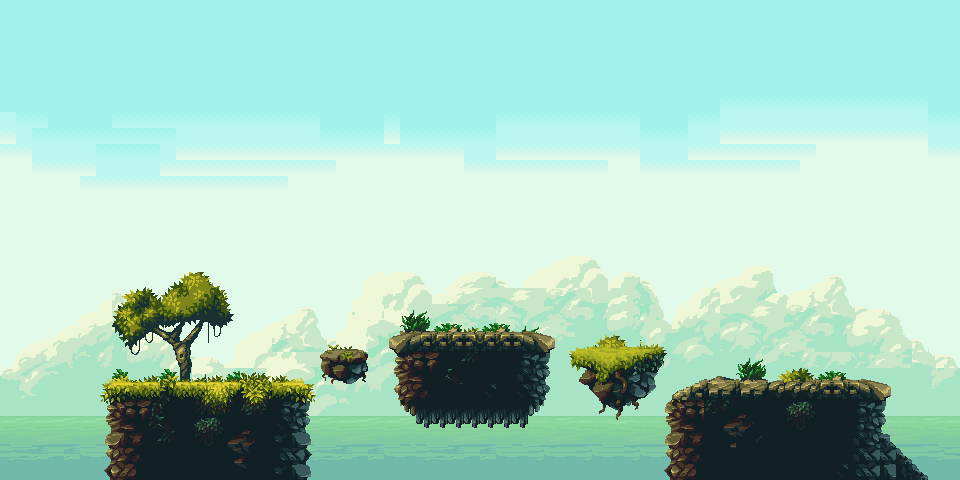

Rendered tile map (Tiled .tmx) drawn with the repository's tilesets; below, a short description and the map source with its tile grids summarised:
An orthogonal 60x30 tile map with 16x16 px tiles, 5 tile layers (небо, фон, вода, растительность, ...), 5 tilesets and 17 objects (Hero).

<map version="1.9" tiledversion="1.9.2" orientation="orthogonal" renderorder="right-down" width="60" height="30" tilewidth="16" tileheight="16" infinite="0" nextlayerid="10" nextobjectid="88">
 <editorsettings>
  <export format="tmx" />
 </editorsettings>
 <tileset firstgid="1" name="clouds" tilewidth="16" tileheight="16" tilecount="476" columns="34">
  <image source="Sprites/clouds.png" width="544" height="236" />
 </tileset>
 <tileset firstgid="477" name="tileset" tilewidth="16" tileheight="16" tilecount="1160" columns="58">
  <image source="Sprites/tileset.png" width="928" height="320" />
 </tileset>
 <tileset firstgid="1637" name="far-grounds" tilewidth="16" tileheight="16" tilecount="228" columns="38">
  <image source="Sprites/far-grounds.png" width="616" height="110" />
 </tileset>
 <tileset firstgid="1865" name="sea" tilewidth="16" tileheight="16" tilecount="42" columns="7">
  <image source="Sprites/sea.png" width="112" height="96" />
  <tile id="0">
   <animation>
    <frame tileid="0" duration="300" />
    <frame tileid="1" duration="300" />
   </animation>
  </tile>
  <tile id="1">
   <animation>
    <frame tileid="1" duration="300" />
    <frame tileid="2" duration="100" />
   </animation>
  </tile>
  <tile id="2">
   <animation>
    <frame tileid="1" duration="300" />
    <frame tileid="2" duration="300" />
    <frame tileid="3" duration="100" />
   </animation>
  </tile>
  <tile id="3">
   <animation>
    <frame tileid="3" duration="300" />
    <frame tileid="4" duration="300" />
    <frame tileid="2" duration="100" />
   </animation>
  </tile>
  <tile id="4">
   <animation>
    <frame tileid="4" duration="300" />
    <frame tileid="5" duration="150" />
    <frame tileid="3" duration="100" />
   </animation>
  </tile>
  <tile id="5">
   <animation>
    <frame tileid="5" duration="300" />
    <frame tileid="6" duration="150" />
    <frame tileid="4" duration="100" />
   </animation>
  </tile>
  <tile id="6">
   <animation>
    <frame tileid="6" duration="300" />
    <frame tileid="5" duration="300" />
    <frame tileid="0" duration="100" />
   </animation>
  </tile>
  <tile id="7">
   <animation>
    <frame tileid="7" duration="100" />
    <frame tileid="8" duration="100" />
   </animation>
  </tile>
  <tile id="8">
   <animation>
    <frame tileid="7" duration="100" />
    <frame tileid="9" duration="200" />
    <frame tileid="8" duration="100" />
   </animation>
  </tile>
  <tile id="9">
   <animation>
    <frame tileid="9" duration="100" />
    <frame tileid="8" duration="300" />
    <frame tileid="10" duration="100" />
   </animation>
  </tile>
  <tile id="10">
   <animation>
    <frame tileid="10" duration="100" />
    <frame tileid="11" duration="300" />
    <frame tileid="9" duration="100" />
   </animation>
  </tile>
  <tile id="11">
   <animation>
    <frame tileid="11" duration="100" />
    <frame tileid="10" duration="300" />
    <frame tileid="12" duration="100" />
   </animation>
  </tile>
  <tile id="12">
   <animation>
    <frame tileid="13" duration="100" />
    <frame tileid="12" duration="300" />
    <frame tileid="11" duration="100" />
   </animation>
  </tile>
  <tile id="13">
   <animation>
    <frame tileid="13" duration="300" />
    <frame tileid="7" duration="100" />
    <frame tileid="12" duration="100" />
   </animation>
  </tile>
  <tile id="14">
   <animation>
    <frame tileid="15" duration="300" />
    <frame tileid="15" duration="100" />
    <frame tileid="20" duration="100" />
   </animation>
  </tile>
  <tile id="15">
   <animation>
    <frame tileid="14" duration="100" />
    <frame tileid="16" duration="100" />
    <frame tileid="15" duration="300" />
   </animation>
  </tile>
  <tile id="16">
   <animation>
    <frame tileid="16" duration="150" />
    <frame tileid="15" duration="300" />
    <frame tileid="17" duration="100" />
   </animation>
  </tile>
  <tile id="17">
   <animation>
    <frame tileid="17" duration="300" />
    <frame tileid="16" duration="100" />
    <frame tileid="18" duration="200" />
   </animation>
  </tile>
  <tile id="18">
   <animation>
    <frame tileid="18" duration="200" />
    <frame tileid="19" duration="300" />
    <frame tileid="17" duration="100" />
   </animation>
  </tile>
  <tile id="19">
   <animation>
    <frame tileid="18" duration="150" />
    <frame tileid="19" duration="300" />
    <frame tileid="20" duration="100" />
   </animation>
  </tile>
  <tile id="20">
   <animation>
    <frame tileid="20" duration="150" />
    <frame tileid="19" duration="300" />
    <frame tileid="14" duration="100" />
   </animation>
  </tile>
 </tileset>
 <tileset firstgid="1907" name="sky" tilewidth="16" tileheight="16" tilecount="133" columns="7">
  <image source="Sprites/sky.png" width="112" height="304" />
 </tileset>
 <layer id="4" name="небо" width="60" height="30">
  <data>[1800 cells, 1510 non-empty, 121 distinct tile ids]</data>
 </layer>
 <layer id="3" name="фон" width="60" height="30">
  <data>[1800 cells, 738 non-empty, 418 distinct tile ids]</data>
 </layer>
 <layer id="8" name="вода" width="60" height="30">
  <data>[1800 cells, 240 non-empty, 28 distinct tile ids]</data>
 </layer>
 <layer id="2" name="растительность" width="60" height="30">
  <data>[1800 cells, 119 non-empty, 64 distinct tile ids]</data>
 </layer>
 <layer id="1" name="земля" width="60" height="30">
  <data>[1800 cells, 368 non-empty, 221 distinct tile ids]</data>
 </layer>
 <objectgroup id="9" name="water">
  <properties>
   <property name="BodyType" value="StaticBody" />
   <property name="friction" type="float" value="1" />
   <property name="gravityScale" type="float" value="1" />
   <property name="restitution" type="float" value="0" />
  </properties>
  <object id="72" x="0.5" y="453.75" width="107.5" height="8.5">
   <properties>
    <property name="BodyType" value="StaticBody" />
    <property name="friction" type="float" value="1" />
    <property name="gravityScale" type="float" value="1" />
    <property name="restitution" type="float" value="0.25" />
   </properties>
  </object>
  <object id="74" x="306.667" y="456.667" width="362" height="6">
   <properties>
    <property name="BodyType" value="StaticBody" />
    <property name="friction" type="float" value="1" />
    <property name="gravityScale" type="float" value="1" />
    <property name="restitution" type="float" value="0.25" />
   </properties>
  </object>
  <object id="79" x="890.75" y="435.25" width="68.25" height="7.75">
   <properties>
    <property name="BodyType" value="StaticBody" />
    <property name="friction" type="float" value="1" />
    <property name="gravityScale" type="float" value="1" />
    <property name="restitution" type="float" value="0.25" />
   </properties>
  </object>
 </objectgroup>
 <objectgroup id="6" name="land">
  <object id="50" x="111.667" y="383.667" width="198.667" height="6.33333">
   <properties>
    <property name="BodyType" value="StaticBody" />
    <property name="friction" type="float" value="1" />
    <property name="gravityScale" type="float" value="1" />
    <property name="restitution" type="float" value="0" />
   </properties>
  </object>
  <object id="55" x="572.667" y="351.333" width="90.6667" height="8.33333">
   <properties>
    <property name="BodyType" value="StaticBody" />
    <property name="friction" type="float" value="1" />
    <property name="gravityScale" type="float" value="1" />
    <property name="restitution" type="float" value="0" />
   </properties>
  </object>
  </objectgroup>
 <objectgroup id="7" name="hero">
  <properties>
   <property name="BodyType" value="DynamicBody" />
   <property name="friction" type="float" value="1" />
   <property name="gravityScale" type="float" value="1" />
   <property name="restitution" type="float" value="0" />
  </properties>
  <!-- 1 objects omitted --></objectgroup>
</map>
<!-- 12 of 17 objects omitted -->
